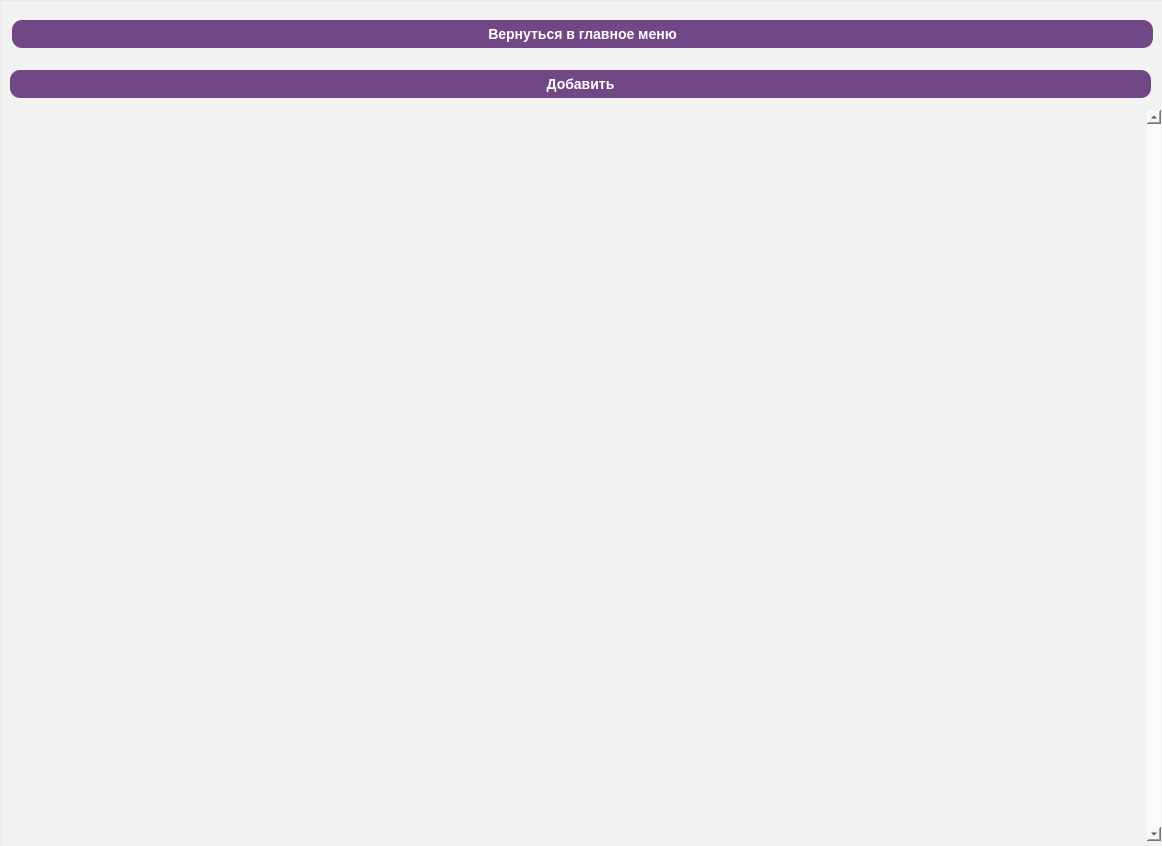
<?xml version="1.0" encoding="UTF-8"?>
<ui version="4.0">
 <class>Form</class>
 <widget class="QWidget" name="Form">
  <property name="geometry">
   <rect>
    <x>0</x>
    <y>0</y>
    <width>1162</width>
    <height>846</height>
   </rect>
  </property>
  <property name="windowTitle">
   <string>Записи</string>
  </property>
  <widget class="QFrame" name="frame">
   <property name="geometry">
    <rect>
     <x>0</x>
     <y>0</y>
     <width>1171</width>
     <height>851</height>
    </rect>
   </property>
   <property name="styleSheet">
    <string notr="true">background-color: rgba(255, 255, 255, 40);</string>
   </property>
   <property name="frameShape">
    <enum>QFrame::StyledPanel</enum>
   </property>
   <property name="frameShadow">
    <enum>QFrame::Raised</enum>
   </property>
   <widget class="QScrollArea" name="scroll">
    <property name="geometry">
     <rect>
      <x>0</x>
      <y>110</y>
      <width>1161</width>
      <height>731</height>
     </rect>
    </property>
    <property name="styleSheet">
     <string notr="true">background-color: rgba(59, 0, 89, 0);
color: rgb(255, 255, 255);
border-style: outset;
border-widht:2px;
border-radius:10px;
border-color:black;
font:bold 14px;</string>
    </property>
    <property name="verticalScrollBarPolicy">
     <enum>Qt::ScrollBarAlwaysOn</enum>
    </property>
    <property name="horizontalScrollBarPolicy">
     <enum>Qt::ScrollBarAsNeeded</enum>
    </property>
    <property name="widgetResizable">
     <bool>true</bool>
    </property>
    <widget class="QWidget" name="scrollAreaWidgetContents">
     <property name="geometry">
      <rect>
       <x>0</x>
       <y>0</y>
       <width>1140</width>
       <height>731</height>
      </rect>
     </property>
     <widget class="QWidget" name="widget" native="true">
      <property name="geometry">
       <rect>
        <x>10</x>
        <y>10</y>
        <width>1121</width>
        <height>711</height>
       </rect>
      </property>
      <property name="styleSheet">
       <string notr="true">background-color: rgba(59, 0, 89, 0);
</string>
      </property>
     </widget>
    </widget>
   </widget>
   <widget class="QPushButton" name="pushButton">
    <property name="geometry">
     <rect>
      <x>12</x>
      <y>20</y>
      <width>1141</width>
      <height>28</height>
     </rect>
    </property>
    <property name="styleSheet">
     <string notr="true">background-color: rgba(59, 0, 89, 180);
color: rgb(255, 255, 255);
border-style: outset;
border-widht:2px;
border-radius:10px;
border-color:black;
font:bold 14px;</string>
    </property>
    <property name="text">
     <string>Вернуться в главное меню</string>
    </property>
   </widget>
   <widget class="QPushButton" name="pushButton_2">
    <property name="geometry">
     <rect>
      <x>10</x>
      <y>70</y>
      <width>1141</width>
      <height>28</height>
     </rect>
    </property>
    <property name="styleSheet">
     <string notr="true">background-color: rgba(59, 0, 89, 180);
color: rgb(255, 255, 255);
border-style: outset;
border-widht:2px;
border-radius:10px;
border-color:black;
font:bold 14px;</string>
    </property>
    <property name="text">
     <string>Добавить</string>
    </property>
   </widget>
  </widget>
 </widget>
 <resources/>
 <connections/>
</ui>
